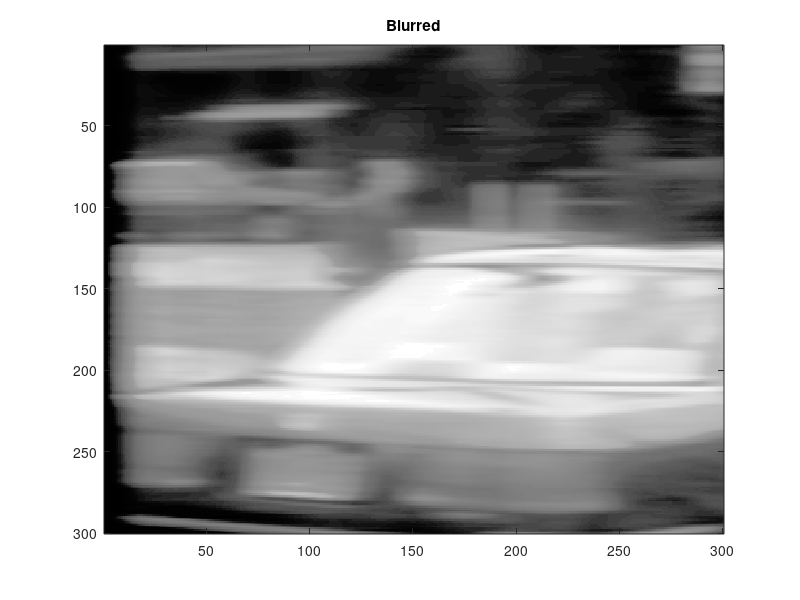

Reproduce this figure in MATLAB. (Note: this script raises an error after producing the figure.)
clear all
close all

%loading the original image
load('blur_data.mat');

%show image in gray scale
imagesc(blur_photo);
colormap(photo_gray_map);
tlt = sprintf('Blurred');
title(tlt)
n = size(blur_photo, 1);
 
%This goes w/ the reviewing the secret
p1 = figure;
colormap(p1,photo_gray_map);

for L=1:300; %ForLoop can go here
    
    %generating the inv mtx
    c=zeros(1,n);
    c(1) = 1/L;
    r = zeros(1,n);
    r(1:1:L)=1/L;
    H = toeplitz(c,r);
    
    %deblur the photo by dividing the blurred w/ inv mtx
    deblur_photo = blur_photo/H;
    
    %displaying the deblur photo
    imagesc(deblur_photo);
    
    %Double deblur  - Uncomment this path to review the secret
    PSF = fspecial('unsharp',0.5 );  %Set up PSF AKA filter
    filt = filter2(PSF, deblur_photo)/450; %Filtering
    imshow(filt);
    tlt = sprintf('L = %d',L);
    title(tlt)
    pause
    
end
